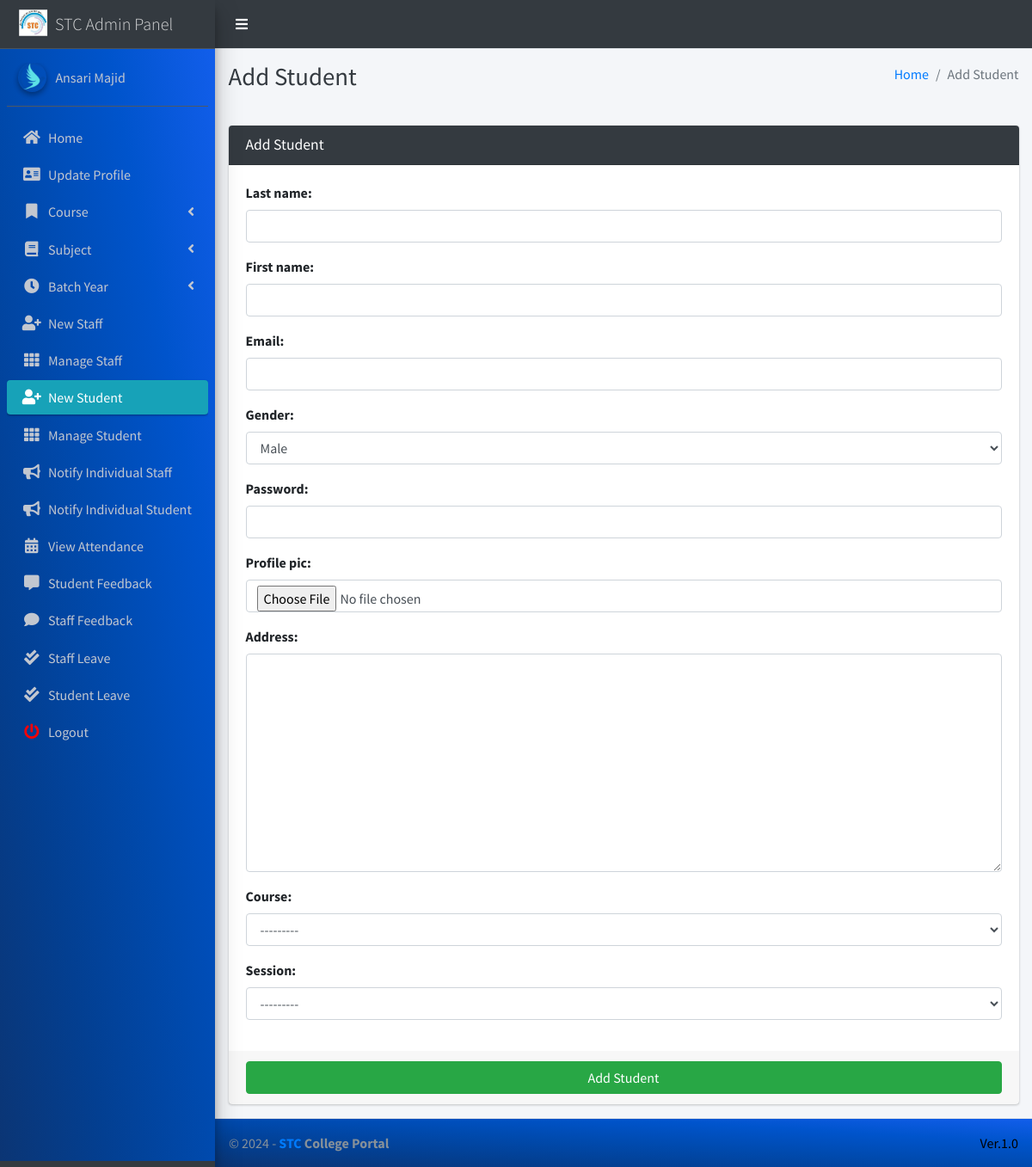
Screenshot of /student/add/ (signed in) with the database file from the repository.
### main_app/models.py (models this page shows)
class CustomUser(AbstractUser):
    USER_TYPE = ((1, "HOD"), (2, "Staff"), (3, "Student"))
    GENDER = [("M", "Male"), ("F", "Female")]
    username = None  # Removed username, using email instead
    email = models.EmailField(unique=True)
    user_type = models.CharField(default=1, choices=USER_TYPE, max_length=1)
    gender = models.CharField(max_length=1, choices=GENDER)
    profile_pic = models.ImageField()
    address = models.TextField()
    fcm_token = models.TextField(default="")  # For firebase notifications
    created_at = models.DateTimeField(auto_now_add=True)
    updated_at = models.DateTimeField(auto_now=True)
    USERNAME_FIELD = "email"
    REQUIRED_FIELDS = []
    objects = CustomUserManager()
    def __str__(self):
        return  self.first_name + " " + self.last_name

### main_app/hod_views.py (the view, shortened to what this page needs)
# urls.py: path("student/add/", hod_views.add_student, name='add_student'),
def add_student(request):
    student_form = StudentForm(request.POST or None, request.FILES or None)
    context = {'form': student_form, 'page_title': 'Add Student'}
    return render(request, 'hod_template/add_student_template.html', context)

### main_app/forms.py
class StudentForm(CustomUserForm):
    def __init__(self, *args, **kwargs):
        super(StudentForm, self).__init__(*args, **kwargs)
    class Meta(CustomUserForm.Meta):
        model = Student
        fields = CustomUserForm.Meta.fields + \
            ['course', 'session']

### main_app/models.py (called while the page is built)
    def __str__(self):
        return "From " + str(self.start_year) + " to " + str(self.end_year)

    def __str__(self):
        return self.name

### main_app/templates/hod_template/add_student_template.html (shortened to what this page needs)
{% extends 'main_app/base.html' %}
{% load static %}
{% block page_title %}{{page_title}}{% endblock page_title %}
{% block content %}
<section class="content">
    <div class="container-fluid">
        <div class="row">
            <div class="col-md-12">
                <div class="card card-dark">
                    <div class="card-header">
                        <h3 class="card-title">{{page_title}}</h3>
                    </div>
                    {% include "main_app/form_template.html" with messages=messages  form=form button_text="Add Student"%}
                </div>
            </div>
        </div>
    </div>
</section>
{% endblock content %}

### main_app/templates/main_app/sidebar_template.html (shortened to what this page needs)
{% load static %}
<aside class="main-sidebar sidebar-dark-info elevation-4">
    {% if request.user.user_type == '1' %}
    <a href="{% url 'admin_home' %}" class="brand-link">
        <img src="{% static 'dist/img/virusx.png' %} " alt="STC LOGO"
            class="brand-image " >
        <span class="brand-text font-weight-light" >STC Admin Panel</span>
    </a>
    <div class="sidebar" style="background-image: linear-gradient(to right top, #0b3574, #033f91, #004aae, #0054cc, #125eeb);">
        <div class="user-panel mt-3 pb-3 mb-3 d-flex">
            <div class="image">
                <img src="{{ request.user.profile_pic}}" class="img-circle elevation-2" alt="User Image">
            </div>
            <div class="info">
                <a href="#" class="d-block">{{user}}</a>
            </div>
        </div>
        <nav class="mt-2">
            <ul class="nav nav-pills nav-sidebar flex-column" data-widget="treeview" role="menu" data-accordion="false">
                <li class="nav-item">
                    {% url 'admin_home' as admin_home %}
                    <a href="{{admin_home}}" class="nav-link {% if admin_home == request.path %} active {% endif %}">
                        <i class="nav-icon fas fa-home"></i>
                        <p>
                            Home
                        </p>
                    </a>
                </li>
                <li class="nav-item">
                    {% url 'admin_view_profile' as admin_view_profile %}
                    <a href="{{admin_view_profile}}"
                        class="nav-link {% if admin_view_profile == request.path %} active {% endif %}">
                        <i class="nav-icon fas fa-address-card"></i>
                        <p>
                            Update Profile
                        </p>
                    </a>
                </li>
                <li class="nav-item has-treeview">
                    <a href="#" class="nav-link" >
                        <i class="nav-icon fas fa-bookmark"></i>
                        <p>
                            Course
                            <i class="fas fa-angle-left right"></i>
                        </p>
                    </a>
                </li>
                <li class="nav-item has-treeview">
                    <a href="#" class="nav-link">
                        <i class="nav-icon fas fa-book"></i>
                        <p>
                            Subject
                            <i class="fas fa-angle-left right"></i>
                        </p>
                    </a>
                </li>
                <li class="nav-item has-treeview">
                    <a href="#" class="nav-link">
                        <i  class="nav-icon fas fa-clock"></i>
                        <p>
                            Batch Year
                            <i class="fas fa-angle-left right"></i>
                        </p>
                    </a>
                </li>
                <li class="nav-item">
                    {% url 'add_staff' as add_staff %}
                    <a href="{{add_staff}}" class="nav-link {% if add_staff == request.path %} active {% endif %}">
                        <i class="nav-icon fas fa-user-plus"></i>
                        <p>
                            New Staff
                        </p>
                    </a>
                </li>
                <li class="nav-item">
                    {% url 'manage_staff' as manage_staff %}
                    {% url 'edit_staff' staff_id as edit_staff %}
                    <a href="{{manage_staff}}"
                        class="nav-link {% if manage_staff == request.path or request.path == edit_staff %} active {% endif %}">
                        <i class="nav-icon fas fa-th"></i>
                        <p>
                            Manage Staff
                        </p>
                    </a>
                </li>
                <li class="nav-item">
                    {% url 'add_student' as add_student%}
                    <a href="{{add_student}}" class="nav-link  {% if add_student == request.path %} active {% endif %}">
                        <i class="nav-icon fas fa-user-plus"></i>
                        <p>
                            New Student
                        </p>
                    </a>
                </li>
                <li class="nav-item">
                    {% url 'manage_student' as manage_student %}
                    {% url 'edit_student' student_id as edit_student %}
                    <a href="{{manage_student}}"
                        class="nav-link  {% if edit_student == request.path or manage_student == request.path %} active {% endif %}">
                        <i class="nav-icon fas fa-th"></i>
                        <p>
                            Manage Student
                        </p>
                    </a>
                </li>
                <li class="nav-item">
                    {% url 'admin_notify_staff' as admin_notify_staff %}
                    <a href="{{admin_notify_staff}}"
                        class="nav-link {% if admin_notify_staff == request.path %} active {% endif %}">
                        <i class="nav-icon fas fa-bullhorn"></i>
                        <p>
                            Notify Individual Staff
                        </p>
                    </a>
                </li>
                <li class="nav-item">
                    {% url 'admin_notify_student' as admin_notify_student %}
                    <a href="{{admin_notify_student}}"
                        class="nav-link {% if admin_notify_student == request.path %} active {% endif %}">
                        <i class="nav-icon fas fa-bullhorn"></i>
                        <p>
                            Notify Individual Student
                        </p>
                    </a>
                </li>
                <li class="nav-item">
                    {% url 'admin_view_attendance' as admin_view_attendance %}
                <li class="nav-item">
                    <a href="{{admin_view_attendance}}"
                        class="nav-link  {% if admin_view_attendance == request.path %} active {% endif %}">
                        <i class="nav-icon fas fa-calendar-alt"></i>
                        <p>
                            View Attendance
                        </p>
                    </a>
                </li>
                <li class="nav-item">
                    {% url 'student_feedback_message' as student_feedback_message %}
                    <a href="{{ student_feedback_message }}"
                        class="nav-link  {% if student_feedback_message == request.path %} active {% endif %}">
                        <i class="nav-icon fas fa-comment-alt"></i>
                        <p>
                            Student Feedback
                        </p>
                    </a>
                </li>
                <li class="nav-item">
                    {% url 'staff_feedback_message' as staff_feedback_message %}
                    <a href="{{staff_feedback_message}}"
                        class="nav-link   {% if staff_feedback_message == request.path %} active {% endif %}">
                        <i  class="nav-icon fas fa-comment"></i>
                        <p>
                            Staff Feedback
                        </p>
                    </a>
                </li>
                <li class="nav-item">
                    {% url 'view_staff_leave' as view_staff_leave %}
                    <a href="{{view_staff_leave}}"
                        class="nav-link  {% if view_staff_leave == request.path %} active {% endif %}">
                        <i  class="nav-icon fas fa-check-double"></i>
                        <p>
                            Staff Leave
                        </p>
                    </a>
                </li>
                <li class="nav-item">
                    {% url 'view_student_leave' as view_student_leave %}
                    <a href="{% url 'view_student_leave' %}"
                        class="nav-link  {% if view_student_leave == request.path %} active {% endif %}">
                        <i  class="nav-icon fas fa-check-double"></i>
                        <p>
                            Student Leave
                        </p>
                    </a>
                </li>
                                        {% endif %}
                                        <li class="nav-item">
                                            <a href="{% url 'user_logout' %}"
                                                onclick="return confirm('Your session would be terminated.\n\nProceed?')"
                                                class="nav-link">
                                                <i  style="color: #ff0000"  class="nav-icon fas fa-power-off"></i>
                                                <p>
                                                    Logout
                                                </p>
                                            </a>
                                        </li>
                                    </ul>
                                </nav>
                            </div>
</aside>

### rows the page displays
CustomUser: user.profile_pic (picture), first_name+last_name "Ansari Majid"

### other values shown
{{ page_title }} "Add Student"
{{ field.label_tag }} "Last name:" "First name:" "Email:" "Gender:" "Password:" "Profile pic:" "Address:" "Course:" "Session:"
{{ button_text }} "Add Student"
